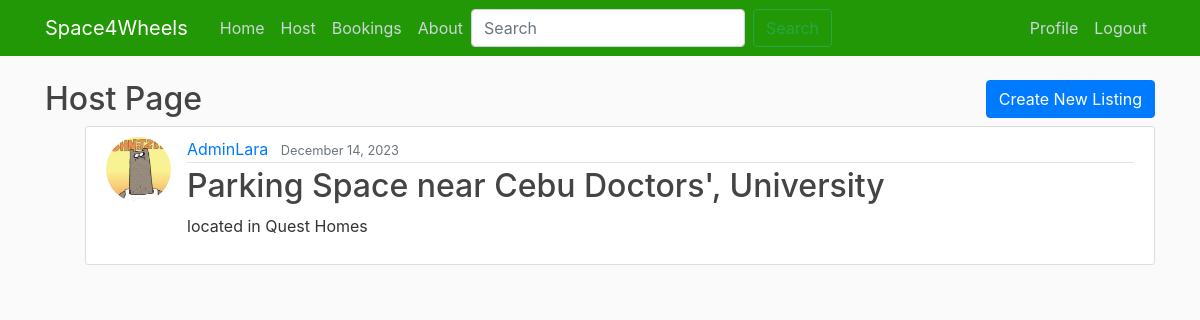
Page /host/ (signed in) on the committed database.
### Space4Wheels/models.py (models this page shows)
class Post(models.Model):
    PRICE_RATES = [
        ('day', 'Per Day'),
        ('week', 'Per Week'),
        ('month', 'Per Month'),
    ]
    CAR_SPACE_TYPES = [
        ('Driveway', 'Driveway'),
        ('Garage', 'Garage'),
        ('Open Lot', 'Open Lot'),
    ]
    STATUS_TYPES = [
        ('available', 'Available'),
        ('unavailable', 'Unavailable')
    ]
    title = models.CharField(max_length=100)
    content = models.TextField()
    country = models.CharField(max_length=100)
    city = models.CharField(max_length=100)
    address = models.CharField(max_length=255)
    price = models.DecimalField(max_digits=10, decimal_places=2)
    price_rate = models.CharField(max_length=20, choices=PRICE_RATES)  # per day, per week, per month
    car_space_pics = models.ImageField(upload_to='car_space_pics')
    car_space_type = models.CharField(max_length=20, choices=CAR_SPACE_TYPES)
    map_image = models.TextField()
    additional_notes = models.TextField(blank=True, null=True)  # Optional
    status = models.CharField(max_length=20, default='available', choices=STATUS_TYPES)  # available/booked
    date_posted = models.DateTimeField(default=timezone.now)
    date_updated = models.DateTimeField(default=timezone.now)
    author = models.ForeignKey(User, on_delete=models.CASCADE)
    rating_rating = models.FloatField(default=0)

### users/models.py (models this page shows, shortened)
class Profile(models.Model):
    user = models.OneToOneField(User, on_delete=models.CASCADE)
    image = models.ImageField(default='default.jpg', upload_to='profile_pics')
    contact_number = PhoneNumberField(blank=True, null=True)

### Space4Wheels/views.py (the view)
# urls.py: path('host/', login_required(views.host), name='Space4Wheels-host'),
def host(request):
    user_listings_view = UserParkingSpaceListView()
    user_listings_view.request = request
    user_listings = user_listings_view.get_queryset()
    return render(request, 'Space4Wheels/host.html', {'title': 'Host', 'user_listings': user_listings})

### Space4Wheels/views.py (called while the page is built)
    def get_queryset(self):
        return Post.objects.filter(author=self.request.user)

### Space4Wheels/templates/Space4Wheels/host.html
{% extends "Space4Wheels/base.html" %}
{% block content %}
<div style="overflow: auto;">
    <div style="float: left;">
        <h2>Host Page</h2>
    </div>
    <div style="float: right;">
        <a href="{% url 'post-create' %}" class="btn btn-primary">Create New Listing</a>
    </div>
</div>
    <ul>
        {% for listing in user_listings %}
            <article class="media content-section">
                <img class="rounded-circle article-img" src="{{ listing.author.profile.image.url }}">
                <div class="media-body">
                    <div class="article-metadata">
                        <a class="mr-2" href="#">{{ listing.author }}</a>
                        <small class="text-muted">{{ listing.date_posted|date:"F d, Y" }}</small>
                    </div>
                    <h2><a class="article-title" href="{% url 'post-detail' listing.id %}">{{ listing.title }}</a></h2>
                    <p class="article-content">{{ listing.content }}</p>
                </div>
            </article>
        {% endfor %}
    </ul>
{% endblock content %}

### Space4Wheels/static/Space4Wheels/main.css (style rules this page uses)
body { background: #fafafa; color: #333333; margin-top: 5rem; }
h1, h2, h3, h4, h5, h6 { color: #444444; }
ul { margin: 0; }
.content-section { background: #ffffff; padding: 10px 20px; border: 1px solid #dddddd; border-radius: 3px; margin-bottom: 20px; }
.article-title { color: #444444; }
.article-content { white-space: pre-line; }
.article-img { height: 65px; width: 65px; margin-right: 16px; }
.article-metadata { padding-bottom: 1px; margin-bottom: 4px; border-bottom: 1px solid #e3e3e3 }

### rows in the picture
Post: author.profile.image (picture), author "AdminLara", date_posted "December 14, 2023", title "Parking Space near Cebu Doctors', University", content "located in Quest Homes"
